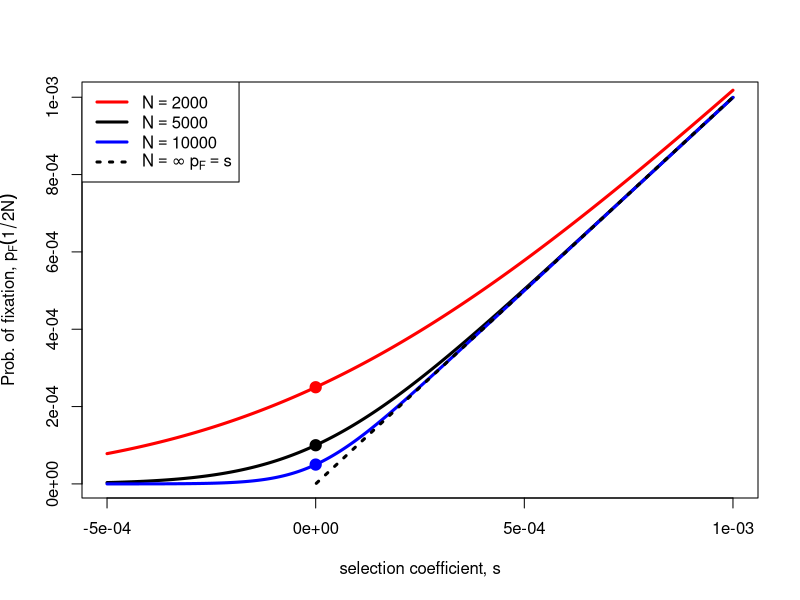
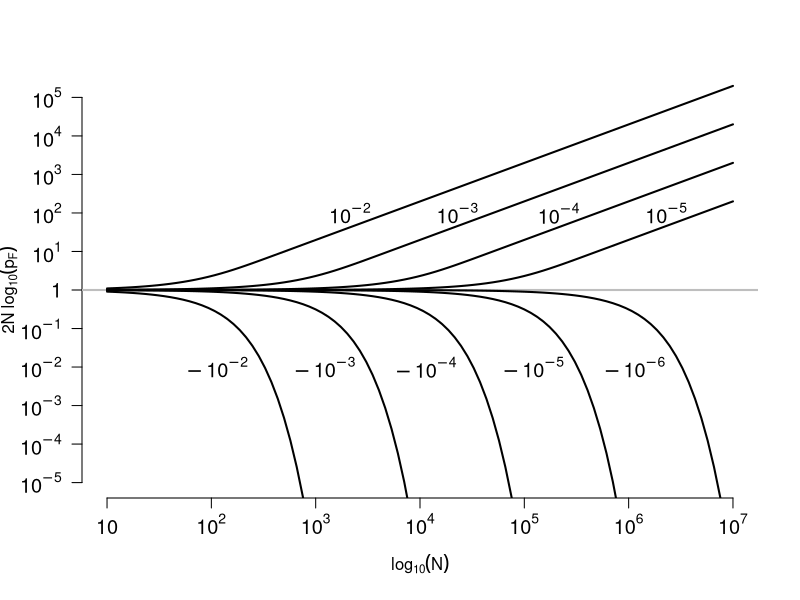

Here is the R script that generated these plots, in order:
N<-5e3
s<-seq(-0.5e-3,1e-3,length=1000)
prob.fix<-(1-exp(-s))/(1-exp(-2*N*s))

plot(s,prob.fix,type="l",lwd=3,xlab="selection coefficient, s",ylab=expression(paste("Prob. of fixation, ",p[F]( 1/ 2*N)))) #pi( 1/ 2*N[e]))))
points(0,1/(2*N),pch=19,cex=1.5,cex.axis=1.2,cex.lab=1.4)

N<-2e3
prob.fix<-(1-exp(-s))/(1-exp(-2*N*s))

lines(s,prob.fix,type="l",lwd=3,col="red")
points(0,1/(2*N),pch=19,cex=1.5,col="red")
N<-10e3
prob.fix<-(1-exp(-s))/(1-exp(-2*N*s))

lines(s,prob.fix,type="l",lwd=3,col="blue")
points(0,1/(2*N),pch=19,cex=1.5,col="blue")
lines(s[s>0],s[s>0],lty=3,lwd=3)
legend(x="topleft", legend=c(expression(N == 2000),expression(N == 5000),expression(N == 10000),expression(N==infinity ~p[F]==s)),col=c("red","black","blue","black"),lwd=3,lty=c(rep(1,3),3))
dev.copy2pdf(file="~/Dropbox/Courses/Popgen_teaching_Notes/figures/prob_fix_diffusion.pdf")

my.s<-c(-1e-6,-1e-5,-1e-4,-1e-3,-1e-2)
my.s<-c(my.s,-rev(my.s[-1]))
N<-10^seq(1,7,length=100)
plot(x=range(N),c(1e-5,1e5),log="xy",ylab=expression(2*N *~log[10](p[F])),type="n",axes=FALSE,xlab=expression(paste(log[10](N)) )) ##" Ratio of Prob. of fixation "," to Neutral Prob.")),xlab=expression(paste(log[10](N[e])) ),type="n",axes=FALSE) #/(1/2*N[e])))
axis(1,at=10^(1:7),label=expression(10,10^2,10^3,10^4,10^5,10^6,10^7),cex.axis=1.2)
axis(2,at=10^(c(-(5:1),0,1:5)),label=expression(10^{-5},10^{-4},10^{-3},10^{-2},10^{-1},1,10^{1},10^{2},10^{3},10^{4},10^{5}),cex.axis=1.2,las=2) #,1:5
my.s.expression<-expression(-10^{-6},-10^{-5},-10^{-4},-10^{-3},-10^{-2},10^{-2},10^{-3},10^{-4},10^{-5})
abline(h=1,col="grey",lwd=2)
for(i in 1:length(my.s)){
	s=my.s[i]
	prob.fix<-(1-exp(-s))/(1-exp(-2*N*s))
	lines(N,prob.fix/(1/(2*N)),lwd=2)
	if(s<0){ text(N[max(which((prob.fix/(1/(2*N))) > 0.01))]/2.5,y=0.01,my.s.expression[i],cex=1.2)
	}else{
		text(N[min(which((prob.fix/(1/(2*N))) > 100))]/2.5,y=100,my.s.expression[i],cex=1.2)
	}
}
dev.copy2pdf(file="~/Dropbox/Courses/Popgen_teaching_Notes/figures/prob_fix_diffusion_var_N.pdf")